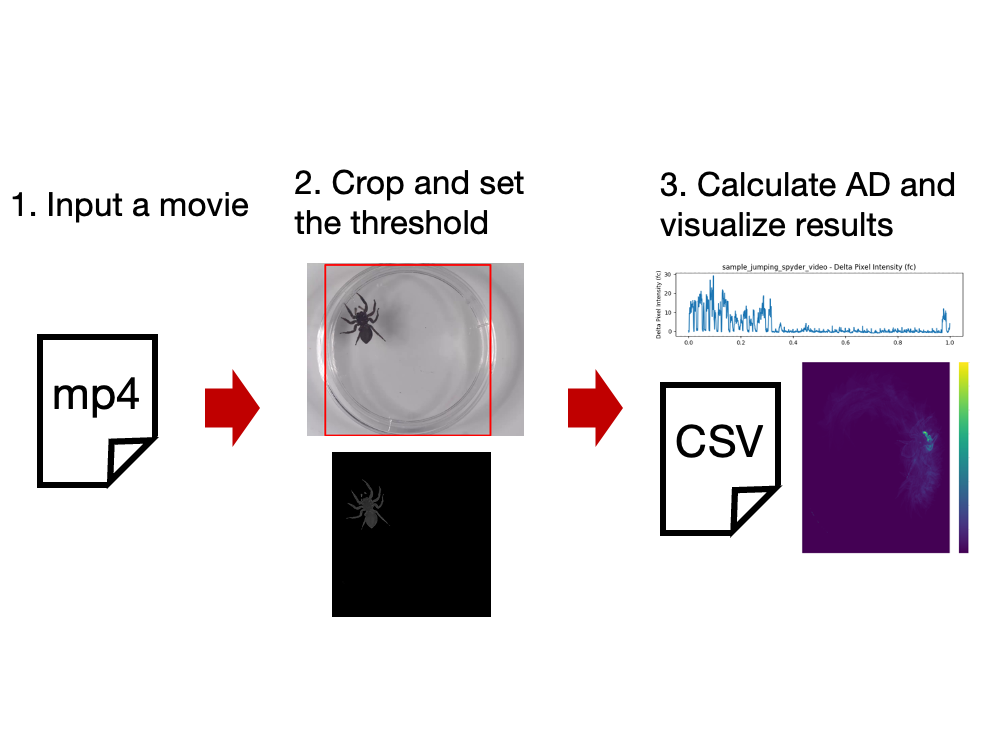
#> input picture img/how_to_use.png, 1000 x 750 px
$ python -i threshold.py   (imports and definitions only)
#> lines starting #> are read from the running program, lines starting #| are printed output that depends on the picture
import tkinter as tk
from tkinter import filedialog

import cv2
import PySimpleGUI as sg


def get_file_path():
    """Opens a file dialog to select an image file and returns its path.

    Returns:
        str: Path of the selected file.
    """
    root = tk.Tk()
    root.withdraw()
    file_path = filedialog.askopenfilename()
    root.destroy()
    return file_path


def apply_threshold(image, lower_threshold, upper_threshold):
    """Applies thresholding to an image using the specified lower and upper thresholds.

    Args:
        image (np.array): The input image.
        lower_threshold (int): The lower threshold value.
        upper_threshold (int): The upper threshold value.

    Returns:
        np.array: The image after thresholding.
    """
    mask = cv2.inRange(image, lower_threshold, upper_threshold)
    threshold_image = cv2.bitwise_and(image, image, mask=mask)
    return threshold_image


def resize_image(image, height=480):
    """Resizes an image to a specified height while maintaining the aspect ratio.

    Args:
        image (np.array): The input image.
        height (int, optional): The desired height. Defaults to 480.

    Returns:
        np.array: The resized image.
    """
    aspect_ratio = image.shape[1] / image.shape[0]
    width = int(height * aspect_ratio)
    resized = cv2.resize(image, (width, height))
    return resized


def to_bytes(image):
    """Converts an image to bytes for display in GUI.

    Args:
        image (np.array): The input image.

    Returns:
        bytes: The image in byte format.
    """
    is_success, buf = cv2.imencode(".png", image)
    return buf.tobytes()


def select_threshold(image):
    """Creates a GUI for applying threshold to an image and returns the chosen thresholds.

    Args:
        image (np.array): The input image.

    Returns:
        tuple: A tuple containing the lower and upper threshold values.
    """
    processed_image = None
    original_image = resize_image(image)

    layout = [
        [sg.Image(data=to_bytes(original_image), key="-IMAGE-")],
        [
            sg.Text("Lower threshold:"),
            sg.Slider(
                (0, 255),
                key="-LOWER THRESHOLD-",
                orientation="h",
                size=(40, 15),
                default_value=100,
            ),
        ],
        [
            sg.Text("Upper threshold:"),
            sg.Slider(
                (0, 255),
                key="-UPPER THRESHOLD-",
                orientation="h",
                size=(40, 15),
                default_value=200,
            ),
        ],
        [sg.Button("Show Processed"), sg.Button("Show Original")],
        [sg.Button("Exit")],
    ]

    window = sg.Window("Threshold Application", layout, resizable=True)

    while True:
        event, values = window.read()

        if event == sg.WINDOW_CLOSED or event == "Exit":
            break

        elif event == "Show Processed" and image.any():
            processed_image = apply_threshold(
                image,
                int(values["-LOWER THRESHOLD-"]),
                int(values["-UPPER THRESHOLD-"]),
            )
            processed_image = resize_image(processed_image)
            window["-IMAGE-"].update(data=to_bytes(processed_image))

        elif event == "Show Original" and original_image is not None:
            window["-IMAGE-"].update(data=to_bytes(original_image))

    window.close()
    return int(values["-LOWER THRESHOLD-"]), int(values["-UPPER THRESHOLD-"])


# [5 lines not run here, left out]

>>> import cv2
>>> picture = cv2.imread('../img/how_to_use.png')
#> picture is the input picture: shape (750, 1000, 3); mean B, G, R 226.8, 223.4, 227.1
>>> result = select_threshold(picture)
#> in resize_image, `resized = cv2.resize(image, (width, height))`:
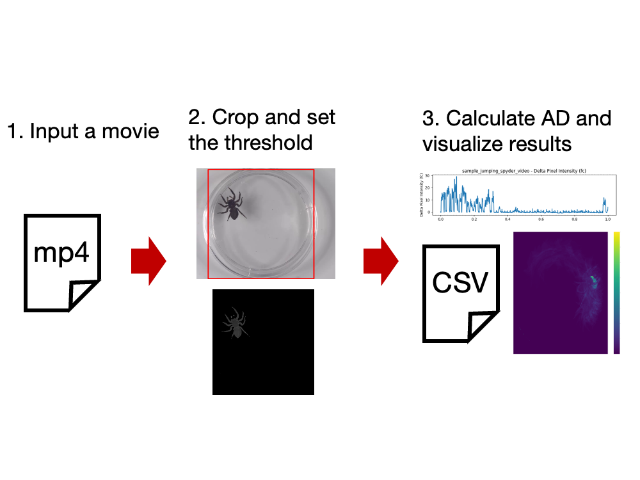
#> resized: shape (480, 640, 3); mean B, G, R 226.8, 223.4, 227.1
#> (the run stopped early here; a loop or call above may not have finished)

$ run again, on img/pixcel_change_analysis.png
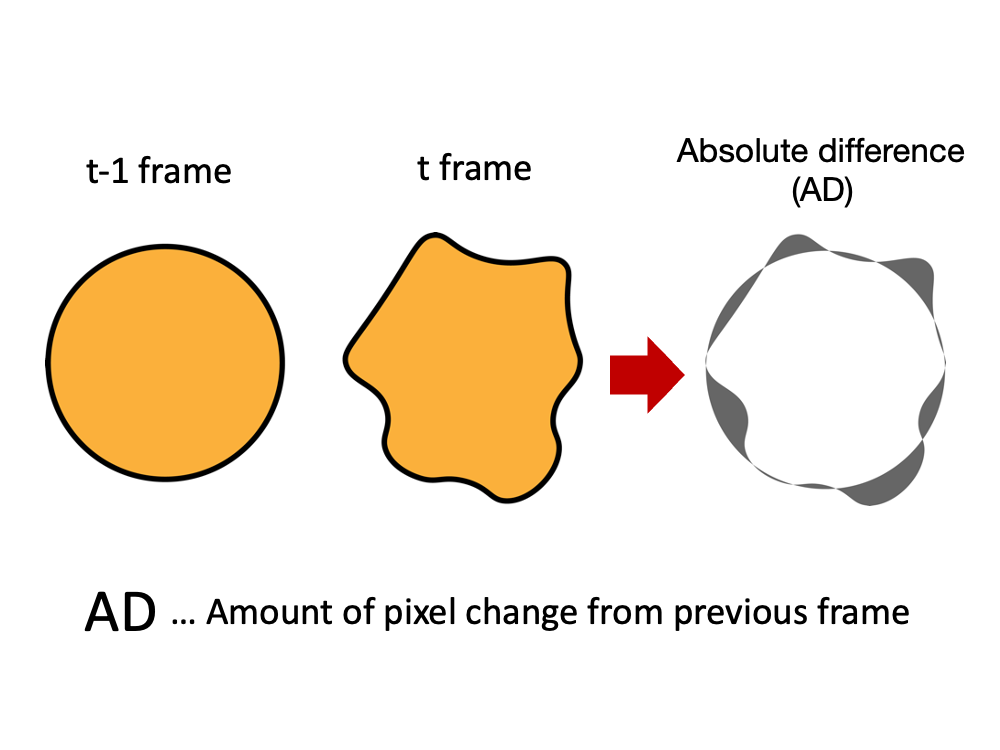
#> input picture img/pixcel_change_analysis.png, 1000 x 750 px
#> picture is the input picture: shape (750, 1000, 3); mean B, G, R 224.1, 236.8, 245.8
#> in resize_image, `resized = cv2.resize(image, (width, height))`:
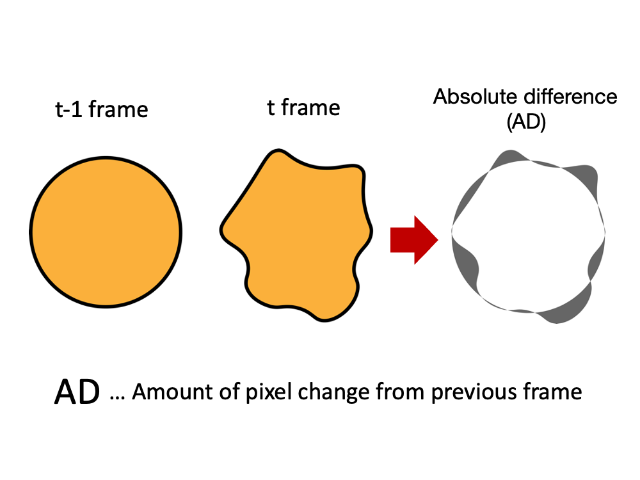
#> resized: shape (480, 640, 3); mean B, G, R 224.1, 236.8, 245.8
